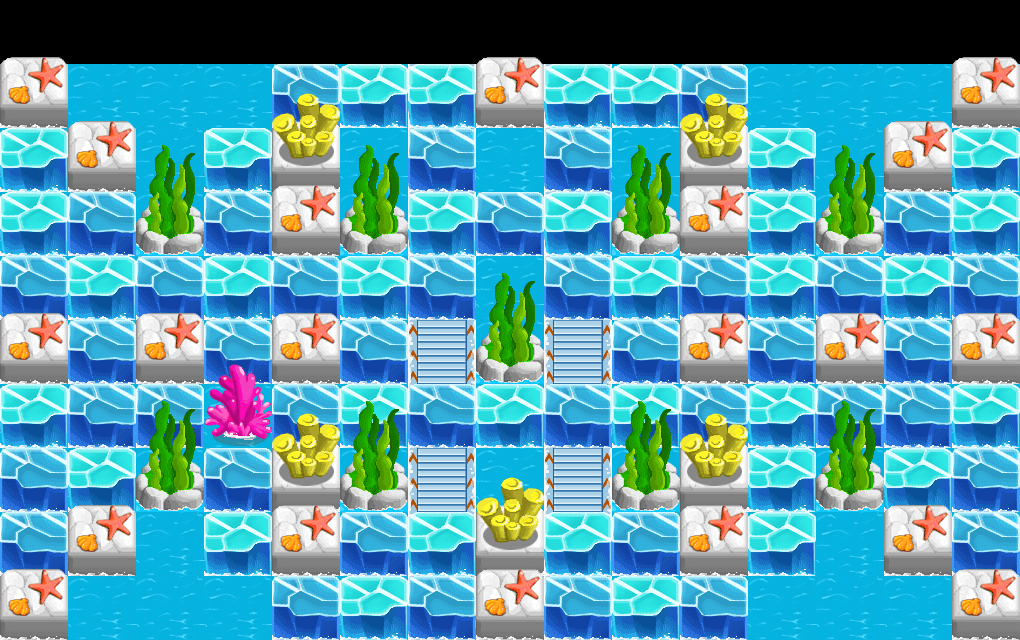

This is a level from a 2D game, rendered from its Tiled map with the project's own tilesets. A one-line summary and the map file follow, with tile-layer data summarised:
An orthogonal 15x10 tile map with 68x64 px tiles, 4 tile layers (bg, item, wall, fg) and 2 objects (player1, player2).

<map version="1.0" orientation="orthogonal" renderorder="right-down" width="15" height="10" tilewidth="68" tileheight="64" nextobjectid="5">
 <tileset firstgid="1" name="ice" tilewidth="68" tileheight="64" tilecount="35" columns="5">
  <image source="ice.png" width="340" height="448" />
  <tile id="3">
   <properties>
    <property name="block" value="1" />
   </properties>
  </tile>
  <tile id="4">
   <properties>
    <property name="block" value="1" />
   </properties>
  </tile>
  <tile id="5">
   <properties>
    <property name="block" value="1" />
   </properties>
  </tile>
  <tile id="6">
   <properties>
    <property name="block" value="1" />
   </properties>
  </tile>
  <tile id="7">
   <properties>
    <property name="block" value="1" />
   </properties>
  </tile>
  <tile id="9">
   <properties>
    <property name="anim" value="2" />
    <property name="dir" value="up" />
   </properties>
  </tile>
  <tile id="10">
   <properties>
    <property name="block" value="1" />
   </properties>
  </tile>
  <tile id="11">
   <properties>
    <property name="block" value="1" />
   </properties>
  </tile>
  <tile id="15">
   <properties>
    <property name="block" value="1" />
   </properties>
  </tile>
  <tile id="16">
   <properties>
    <property name="block" value="1" />
   </properties>
  </tile>
  <tile id="17">
   <properties>
    <property name="block" value="1" />
    <property name="move" value="1" />
   </properties>
  </tile>
  <tile id="25">
   <properties>
    <property name="block" value="1" />
   </properties>
  </tile>
  <tile id="26">
   <properties>
    <property name="block" value="1" />
   </properties>
  </tile>
  <tile id="30">
   <properties>
    <property name="anim" value="5" />
    <property name="dir" value="up" />
   </properties>
  </tile>
 </tileset>
 <layer name="bg" width="15" height="10">
  <data>[150 cells, 135 non-empty, 3 distinct tile ids]</data>
 </layer>
 <layer name="item" width="15" height="10">
  <data>[150 cells, 75 non-empty, 2 distinct tile ids]</data>
 </layer>
 <layer name="wall" width="15" height="10">
  <data>[150 cells, 35 non-empty, 4 distinct tile ids]</data>
 </layer>
 <layer name="fg" width="15" height="10">
  <data>[150 cells, 35 non-empty, 4 distinct tile ids]</data>
 </layer>
 <objectgroup name="players">
  <object id="2" name="player1" x="850" y="90">
   <properties>
    <property name="playertype" value="npc5" />
   </properties>
  </object>
  <object id="3" name="player2" x="850" y="550">
   <properties>
    <property name="playertype" value="npc6" />
   </properties>
  </object>
 </objectgroup>
</map>
